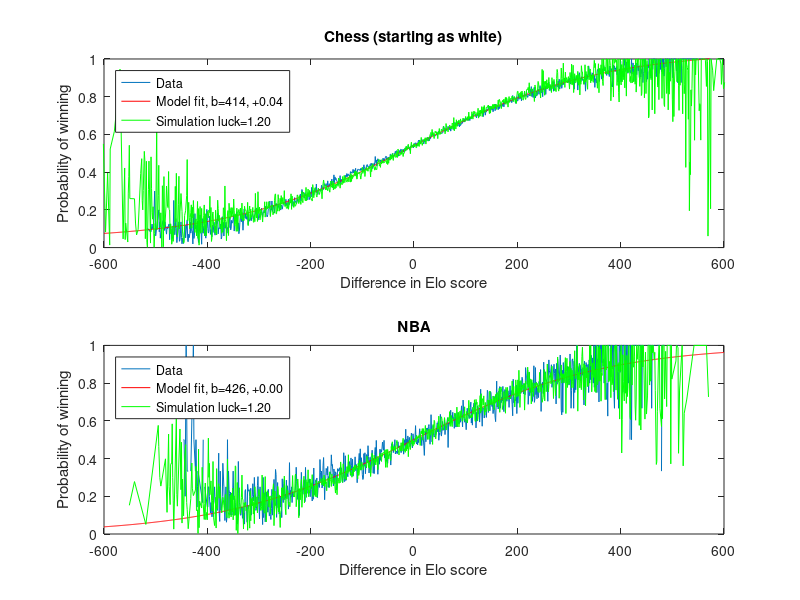

Reproduce this figure in MATLAB.
a = importdata('chess/analyze_chess.txt');

start = min(a(:,1));
rangeN = min(a(:,1)):max(a(:,1))+1;
dataW = zeros(size(rangeN));
dataN = zeros(size(rangeN));
for i=1:size(a,1)
    dataN(a(i,1)-start+1) = dataN(a(i,1)-start+1) + 1;
    dataW(a(i,1)-start+1) = dataW(a(i,1)-start+1) + a(i,2);
end

subplot(2,1,1)
x = rangeN;
y = dataW./dataN;
x = x(find(y~=0));
y = y(find(y~=0));
plot(x,y)
title('Chess (starting as white)')
ylabel('Probability of winning')
xlabel('Difference in Elo score')

d = dataW./dataN;
time = rangeN(~isnan(d));
conc = d(~isnan(d));
conc = conc(find(time > -300 & time < 300));
time = time(find(time > -300 & time < 300));
modelFun =  @(p,x) 1-1 ./ (1 + 10.^(x./p(1))) + p(2)
startingVals = [400,0.02];
coefEsts = nlinfit(time, conc, modelFun, startingVals);
xgrid = -600:600;
line(xgrid, modelFun(coefEsts, xgrid), 'Color','r');
axis([-600 600 0 1])



luck = 1.2;
rankingDifferences = rangeN;
meanScores = zeros(length(rankingDifferences),1);
for i=1:length(rangeN)
    tempScores = [];
    for j=1:dataN(i)
        elo = 1 / ( 1 + 10^((-rankingDifferences(i))/400) ) + coefEsts(2);
        % Add luck
        elo = elo + luck*(rand-0.5) + luck*(rand-0.5);
        tempScores = [tempScores; elo];
    end
    if length(tempScores)>0
        meanScores(i) = mean(tempScores);
        if meanScores(i) > 1
            meanScores(i) = 1;
        end
        if meanScores(i) < 0
            meanScores(i) = 0;
        end
    end
end


hold on;
rankingDifferences = rankingDifferences(find(meanScores~=0))
meanScores = meanScores(find(meanScores~=0))
plot(rankingDifferences,meanScores,'g')
axis([-600 600 0 1])
hold off;

legend('Data',sprintf('Model fit, b=%2.0f, +%2.2f',coefEsts(1),coefEsts(2)),sprintf('Simulation luck=%2.2f',luck),'location','NorthWest')







a = importdata('nba/nbaallelo-output.txt');
start = min(a(:,1));
rangeN = min(a(:,1)):max(a(:,1))+1;
dataW = zeros(size(rangeN));
dataN = zeros(size(rangeN));
for i=1:size(a,1)
    dataN(a(i,1)-start+1) = dataN(a(i,1)-start+1) + 1;
    dataW(a(i,1)-start+1) = dataW(a(i,1)-start+1) + a(i,2);
end

subplot(2,1,2)
x = rangeN;
y = dataW./dataN;
x = x(find(y~=0));
y = y(find(y~=0));
plot(x,y)
title('NBA')
ylabel('Probability of winning')
xlabel('Difference in Elo score')

d = dataW./dataN;
time = rangeN(~isnan(d));
conc = d(~isnan(d));
conc = conc(find(time > -300 & time < 300));
time = time(find(time > -300 & time < 300));
modelFun =  @(p,x) 1-1 ./ (1 + 10.^(x./p(1))) + p(2)
startingVals = [400,0.02];
coefEsts = nlinfit(time, conc, modelFun, startingVals);
xgrid = -600:600;
line(xgrid, modelFun(coefEsts, xgrid), 'Color','r');
axis([-600 600 0 1])
coefEsts


luck = 1.2;
rankingDifferences = rangeN;
meanScores = zeros(length(rankingDifferences),1);
for i=1:length(rangeN)
    tempScores = [];
    for j=1:dataN(i)
        elo = 1 / ( 1 + 10^((-rankingDifferences(i))/400) ) + coefEsts(2);
        % Add luck
        elo = elo + luck*(rand-0.5);
        tempScores = [tempScores; elo];
    end
    if length(tempScores)>0
        meanScores(i) = mean(tempScores);
        if meanScores(i) > 1
            meanScores(i) = 1;
        end
        if meanScores(i) < 0
            meanScores(i) = 0;
        end
    end
end

hold on;
rankingDifferences = rankingDifferences(find(meanScores~=0))
meanScores = meanScores(find(meanScores~=0))
plot(rankingDifferences,meanScores,'g')
axis([-600 600 0 1])
hold off;


legend('Data',sprintf('Model fit, b=%2.0f, +%2.2f',coefEsts(1),coefEsts(2)),sprintf('Simulation luck=%2.2f',luck),'location','NorthWest')

